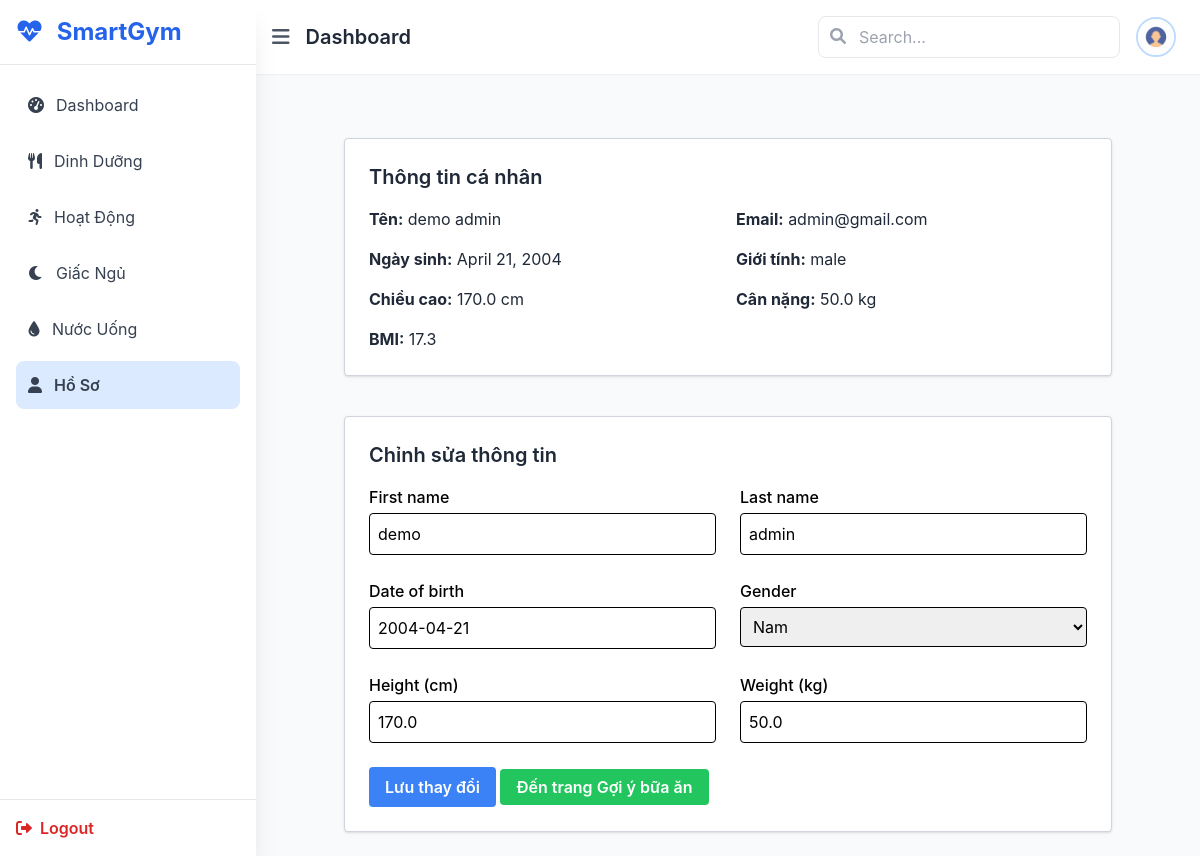
The app's page /profile/ (signed in), older data.
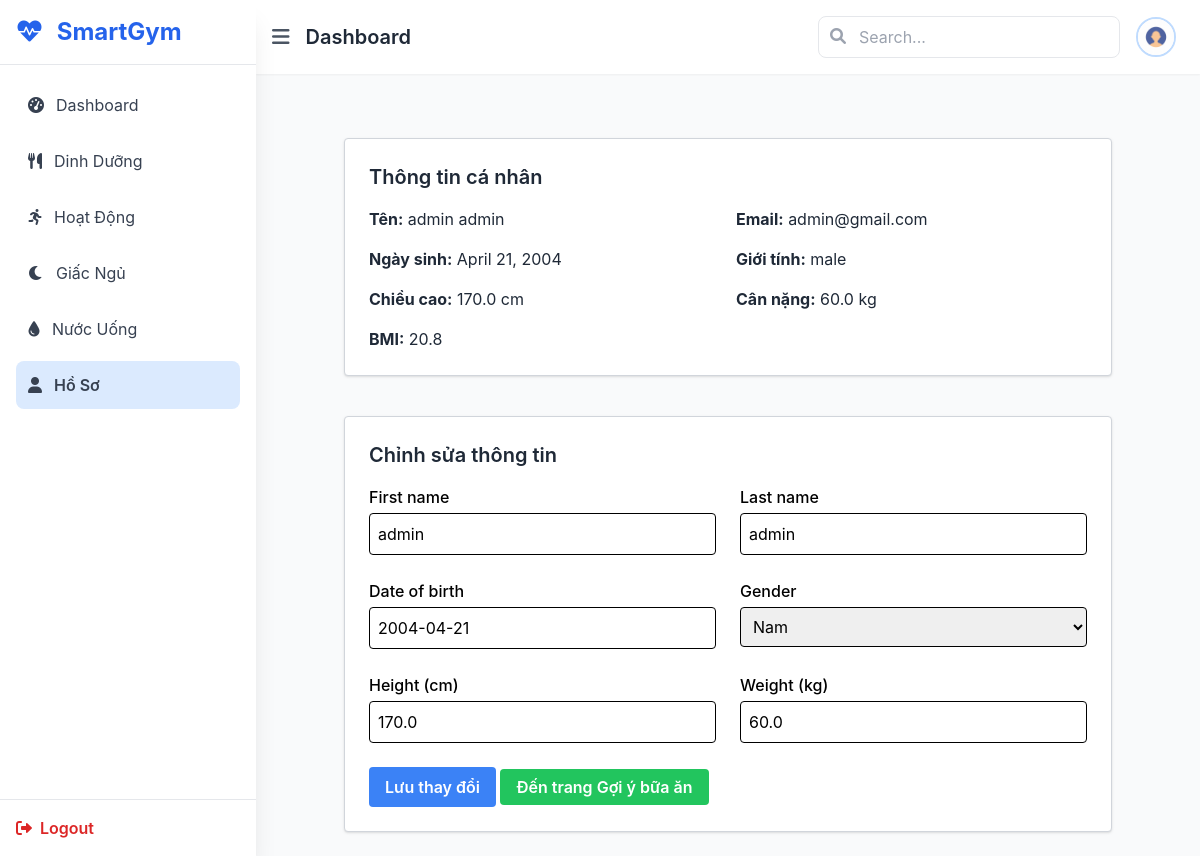
The same page, newer data.
### accounts/models.py (models this page shows)
class User(AbstractUser):
    email = models.EmailField(unique=True)
    USERNAME_FIELD = 'email'
    REQUIRED_FIELDS = ['username']
    date_of_birth = models.DateField(null=True, blank=True)
    height_cm = models.FloatField(null=True, blank=True)
    weight_kg = models.FloatField(null=True, blank=True)
    last_weight_update = models.DateField(null=True, blank=True)  #  Cho phép giá trị rỗng (NULL)
    gender = models.CharField(
        max_length=10,
        choices=[('male', 'Nam'), ('female', 'Nữ')],
        null=True,
        blank=True
    )
    @property
    def bmi(self):
        if self.height_cm and self.weight_kg:
            height_m = self.height_cm / 100
            return round(self.weight_kg / (height_m ** 2), 1)
        return None

### main/views.py (the view)
# urls.py: path('profile/', views.profile, name='profile'),
@login_required
def profile(request):
    user = request.user
    if request.method == 'POST':
        form = UserProfileForm(request.POST, instance=user)
        if form.is_valid():
            form.save()
            return redirect('profile')
    else:
        form = UserProfileForm(instance=user)
    return render(request, 'main/profile.html', {
        'form': form,
        'user': user
    })

### accounts/forms.py
class UserProfileForm(forms.ModelForm):
    class Meta:
        model = User
        fields = ['first_name', 'last_name', 'date_of_birth', 'gender', 'height_cm', 'weight_kg']

### main/templatetags/form_filters.py (called while the page is built)
@register.filter(name='add_class')
def add_class(field, css_class):
    try:
        return field.as_widget(attrs={"class": css_class})
    except AttributeError:
        return field  # fallback nếu field không có .as_widget

### main/templates/main/profile.html (shortened to what this page needs)
{% extends 'main/base.html' %}
{% load form_filters %}
{% block content %}
<div class="max-w-3xl mx-auto mt-10 space-y-10">
    <div class="bg-white border border-gray-300 rounded px-6 py-6 shadow">
        <h2 class="text-xl font-semibold text-gray-800 mb-4">Thông tin cá nhân</h2>
        <div class="grid grid-cols-1 md:grid-cols-2 gap-4 text-gray-800">
            <p><strong>Tên:</strong> {{ user.get_full_name }}</p>
            <p><strong>Email:</strong> {{ user.email }}</p>
            <p><strong>Ngày sinh:</strong> {{ user.date_of_birth }}</p>
            <p><strong>Giới tính:</strong> {{ user.gender }}</p>
            <p><strong>Chiều cao:</strong> {{ user.height_cm }} cm</p>
            <p><strong>Cân nặng:</strong> {{ user.weight_kg }} kg</p>
            <p><strong>BMI:</strong> {{ user.bmi }}</p>
        </div>
    </div>
    <div class="bg-white border border-gray-300 rounded px-6 py-6 shadow">
        <h2 class="text-xl font-semibold text-gray-800 mb-4">Chỉnh sửa thông tin</h2>
        <form method="POST">
            <div class="grid grid-cols-1 md:grid-cols-2 gap-6">
                <div>
                    <label class="block font-medium mb-1">First name</label>
                    {{ form.first_name|add_class:"w-full p-2 border border-black rounded" }}
                </div>
                <div>
                    <label class="block font-medium mb-1">Last name</label>
                    {{ form.last_name|add_class:"w-full p-2 border border-black rounded" }}
                </div>
                <div>
                    <label class="block font-medium mb-1">Date of birth</label>
                    {{ form.date_of_birth|add_class:"w-full p-2 border border-black rounded" }}
                </div>
                <div>
                    <label class="block font-medium mb-1">Gender</label>
                    {{ form.gender|add_class:"w-full p-2 border border-black rounded" }}
                </div>
                <div>
                    <label class="block font-medium mb-1">Height (cm)</label>
                    {{ form.height_cm|add_class:"w-full p-2 border border-black rounded" }}
                </div>
                <div>
                    <label class="block font-medium mb-1">Weight (kg)</label>
                    {{ form.weight_kg|add_class:"w-full p-2 border border-black rounded" }}
                </div>
            </div>
            <div class="mt-6">
                <button type="submit" class="bg-blue-500 hover:bg-blue-600 text-white font-semibold py-2 px-4 rounded">
                    Lưu thay đổi
                </button>
                <a href="{% url 'generate_meal_plan' %}" class="bg-green-500 hover:bg-green-600 text-white font-semibold py-2 px-4 rounded text-center">
                    Đến trang Gợi ý bữa ăn
                </a>
            </div>
        </form>
    </div>
</div>
{% endblock %}

Row changes from the older to the newer data that the page shows:
changed User "admin@gmail.com": get_full_name "demo admin" → "admin admin"; weight_kg "50.0" → "60.0"; bmi "17.3" → "20.8"; first_name "demo" → "admin"
